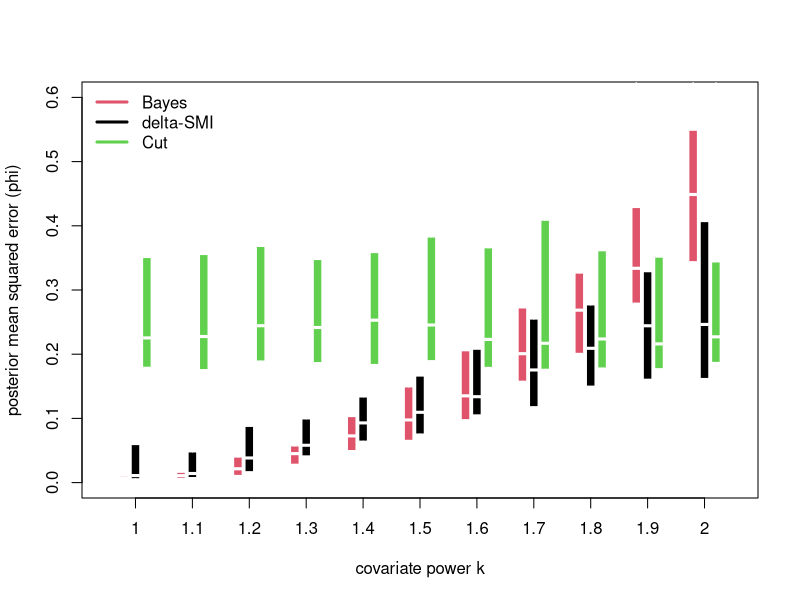
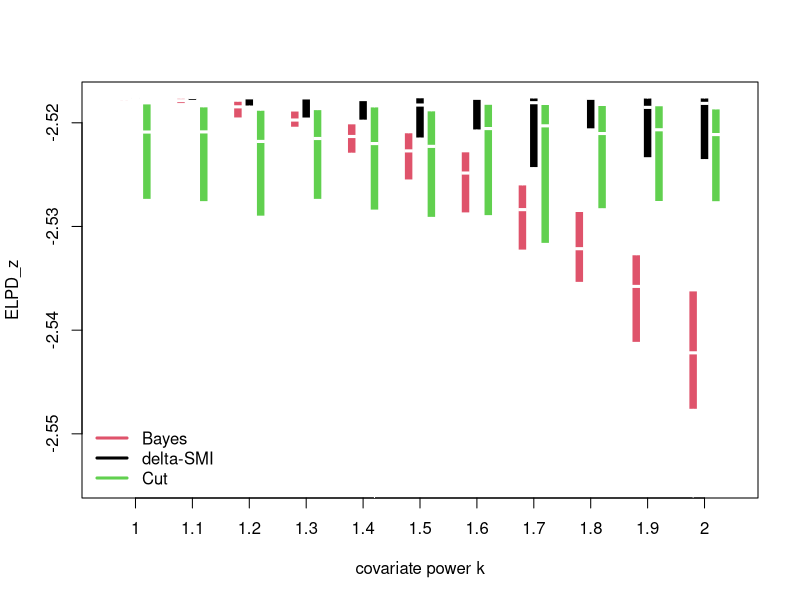
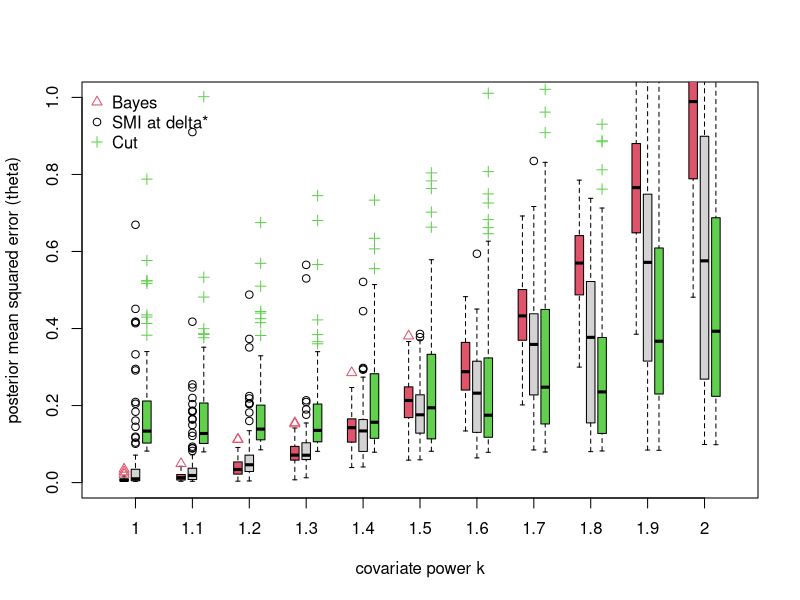
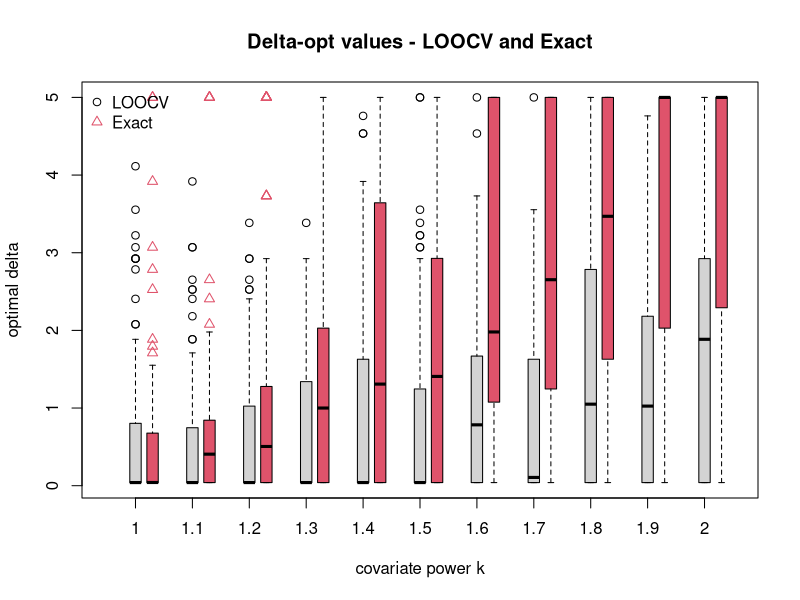

Generate these figures, in order, with R:
#Here is the code to produce figure 4 in section 5.2 of the paper
#"Valid belief updates for prequentially additive loss functions arising in Semi-Modular Inference"
#Geoff K. Nicholls, Jeong Eun Lee, Chieh-Hsi Wu and Chris U. Carmona
#(2022)
#
###################################################################
setwd("~/collab - Kate/delta-SMI-repository")

rm(list=ls())
set.seed(0) 

#true generative model for Y
yim <- function(phi,theta,x,s,n,k=2){
  return(rnorm(n,theta*x^k+phi,s))
}

#ture generative model for Z
zim <- function(phi,s,n){
  return(rnorm(n,phi,s))
}

#simulate values for the covariates in the regression
xim <- function(n, centre, spread) {
  #return(rnorm(n,mean = centre, sd=spread))
  return(runif(n,min=centre-spread,max=centre+spread))
  #n=50; m=n/2; sy=0.5; sz=2#
  #phi_T=0; theta_T=1; X.centre=1; X.spread=1
}

#priors for theta and phi are ~1 improper

#observation model setup and data - covariate values are U(0,2)
n=50; m=n; sy=0.25; sz=3; X.centre=1; X.spread=1#
phi_T=0; theta_T=1; 

#the number of K-values and the list of K-values we consider - this is
#the power of the covariate X in the true generative model - the fitted model
#takes k=1 so linear regression
K.len=11; 
K=seq(from=1,to=2,length.out=K.len)

#the number of reps per k-val - the number of samples in each bar in the boxplot
#each rep is an independent data set and a complete refit of Bayes/Cut/delta-SMI
N.trials=100

#for each k,trial pair we get the MSE and ELPD_z values and store them 
MSE.phi=MSE.theta=MSE.phi.B=MSE.theta.B=MSE.phi.C=MSE.theta.C=delta.opt.loocv=delta.opt.exact=matrix(NA,K.len,N.trials,dimnames = list(K))
ELPDz.excact.chosen=ELPDz.excact.Bayes=ELPDz.excact.Cut=matrix(NA,K.len,N.trials,dimnames = list(K))
  
T.sim=1e3 #the number of samples of each posterior used for example in estimating the posterior mean square errors used to form fig 4 top
v.gam <- 5^seq(from=-2,to=1,length.out=100); #these are the delta values considered - when we find delta^* we chose the one with the largest ELPD_z
n.gam=length(v.gam) #in this setting v.gam[1] should be a decent approx to Bayes and v.gam[n.gam] should give cut (to a decent approx)

#LOOCV or exact ELPD - choose delta-star using LOOCV (feasible in real applications) or compute exact ELPD. Paper uses
#LOOCV to estimate delta and then evaluates success by seeing how well we did on exact elpd (bottom graph fig 4)
USE.LOOCV=TRUE

for(trial in 1:N.trials){
  for (k.ind in 1:K.len) {
    #simulate some new synthetic data
    xobs <- xim(n=n,centre=X.centre, spread=X.spread)
    yobs <- yim(phi=phi_T,theta=theta_T,x=xobs,s=sy,n=n,k=K[k.ind]); 
    zobs <- zim(phi=phi_T,s=sz,m); 
    
    ELPDz=rep(0,n.gam)
    
    #we have the exact posteriors which are normal
    mx=mean(xobs); mxy=mean(xobs*yobs); mxx=mean(xobs^2)
    my=mean(yobs)
    
    rho=(sy^2+v.gam^2)*(m-1)/(sz^2*n)
    #LOOCV on the entries in Z
    for (ii in 1:m) {
      mz=mean(zobs[-ii])
      s.phi=sqrt(rho*sz^2/(m-1))/sqrt(rho+1-mx^2/mxx)
      mu.phi=(rho*mz+my*(1-mx*mxy/(mxx*my)))/(rho+1-mx^2/mxx)
      for (j in 1:n.gam) {ELPDz[j] = ELPDz[j]+dnorm(zobs[ii],mean=mu.phi[j],sd=sqrt(s.phi[j]^2+sz^2),log=T) }
    }
    ELPDz=ELPDz/m
    
    which.delta.loocv=which.max(ELPDz) #if we choose delta based on ELPDz
    delta.star.loocv=v.gam[which.delta.loocv]
    delta.opt.loocv[k.ind,trial]=delta.star.loocv
    
    #OK LOOCV is done so get mean of all data
    mz=mean(zobs)
    
    rho=(sy^2+v.gam^2)*m/(sz^2*n)
    s.thGphY=sy/sqrt(n*mxx)
    s.phi=sqrt(rho*sz^2/m)/sqrt(rho+1-mx^2/mxx)
    mu.phi=(rho*mz+my*(1-mx*mxy/(mxx*my)))/(rho+1-mx^2/mxx)
    s22=s.phi^2+sz^2
    
    ELPDz.exact = -0.5*log(2*pi)-0.5*log(s22)-(0.5/s22)*(sz^2+phi_T^2-2*phi_T*mu.phi+mu.phi^2)
    which.delta.exact=which.max(ELPDz.exact) #if we choose delta based on ELPDz
    delta.star.exact=v.gam[which.delta.exact]
    delta.opt.exact[k.ind,trial]=delta.star.exact
    ELPDz.excact.chosen[k.ind,trial]=ELPDz.exact[which.delta.exact]
    ELPDz.excact.Bayes[k.ind,trial]=ELPDz.exact[1]
    ELPDz.excact.Cut[k.ind,trial]=ELPDz.exact[n.gam]
    
    which.delta.use=ifelse(USE.LOOCV,which.delta.loocv,which.delta.exact)
    
    #SMI simulation using nested monte carlo at delta.star.loocv
    PHI=rnorm(T.sim,mean=mu.phi[which.delta.use],sd=s.phi[which.delta.use]) #we need sampled phi's to sample theta - could calculate theta marginal
    mu.thGphY=(mxy-PHI*mx)/mxx
    THETA=rnorm(T.sim,mean=mu.thGphY,sd=s.thGphY)
    
    #just trusting the limits v.gam[1] and v.gam[n.gam] when delta~0 and delta~inf
    PHI.BAYES=rnorm(T.sim,mean=mu.phi[1],sd=s.phi[1])
    mu.thGphY=(mxy-PHI.BAYES*mx)/mxx
    THETA.BAYES=rnorm(T.sim,mean=mu.thGphY,sd=s.thGphY)
    
    PHI.CUT=rnorm(T.sim,mean=mu.phi[n.gam],sd=s.phi[n.gam])
    mu.thGphY=(mxy-PHI.CUT*mx)/mxx
    THETA.CUT=rnorm(T.sim,mean=mu.thGphY,sd=s.thGphY)
    
    MSE.phi[k.ind,trial]=mean( (PHI-phi_T)^2 )
    MSE.theta[k.ind,trial]=mean( (THETA-theta_T)^2 )
    
    MSE.phi.B[k.ind,trial]=mean( (PHI.BAYES-phi_T)^2 )
    MSE.theta.B[k.ind,trial]=mean( (THETA.BAYES-theta_T)^2 )
    
    MSE.phi.C[k.ind,trial]=mean( (PHI.CUT-phi_T)^2 )
    MSE.theta.C[k.ind,trial]=mean( (THETA.CUT-theta_T)^2 )
    
  }
  print(trial)
}

#Fig 4 top
#pdf(file="PMSE-LOOCV-regression-example.pdf",width=6,height=5)
boxplot(t(MSE.phi),boxwex=0.15,border = par("bg"),ylim=c(0,0.6),col=1,outcol=0,names=as.character(round(K,1)),
        xlab="covariate power k",ylab="posterior mean squared error (phi)")
boxplot(t(MSE.phi.B),boxwex=0.15,border = par("bg"),add=TRUE,names=NULL,col=2,outcol=0,pch=2,axes=FALSE,at=1:K.len-0.2)
boxplot(t(MSE.phi.C),boxwex=0.15,border = par("bg"),add=TRUE,names=NULL,col=3,outcol=0,pch=3,axes=FALSE,at=1:K.len+0.2)
legend("topleft", legend = c("Bayes","delta-SMI","Cut") , 
       col = c(2,1,3) , bty = "n", lwd=c(3,3,3))
#dev.off()

#Fig 4 bottom
#pdf(file="ELPD-EXACT-regression-example.pdf",width=6,height=5)
boxplot(t(ELPDz.excact.chosen),boxwex=0.15,border = par("bg"),col=1,outcol=0,names=as.character(round(K,1)),
        xlab="covariate power k",ylab="ELPD_z")
boxplot(t(ELPDz.excact.Bayes),boxwex=0.15,border = par("bg"),add=TRUE,names=NULL,col=2,outcol=0,pch=2,axes=FALSE,at=1:K.len-0.2)
boxplot(t(ELPDz.excact.Cut),boxwex=0.15,border = par("bg"),add=TRUE,names=NULL,col=3,outcol=0,pch=3,axes=FALSE,at=1:K.len+0.2)
legend("bottomleft", legend = c("Bayes","delta-SMI","Cut") , 
       col = c(2,1,3) , bty = "n", lwd=c(3,3,3))
#dev.off()

#Like fig 4 top but for theta - less interesting than phi as the Y-module is misspecified so not in paper
boxplot(t(MSE.theta),boxwex=0.15,ylim=c(0,1),names=as.character(round(K,1)),
        xlab="covariate power k",ylab="posterior mean squared error (theta)")
boxplot(t(MSE.theta.B),boxwex=0.15,add=TRUE,names=NULL,col=2,outcol=2,pch=2,axes=FALSE,at=1:K.len-0.2)
boxplot(t(MSE.theta.C),boxwex=0.15,add=TRUE,names=NULL,col=3,outcol=3,pch=3,axes=FALSE,at=1:K.len+0.2)
legend("topleft", legend = c("Bayes","SMI at delta*","Cut") , 
       col = c(2,1,3) , bty = "n", pch=c(2,1,3))

#compare the LOOCV estimates of delta* with exact delta-star (well, pretty accurate) - pretty rough
boxplot(t(delta.opt.loocv),boxwex=0.2,pch=1,names=as.character(round(K,1)),main="Delta-opt values - LOOCV and Exact",
        xlab="covariate power k",ylab="optimal delta")
boxplot(t(delta.opt.exact),boxwex=0.2,add=TRUE,names=NULL,col=2,outcol=2,pch=2,axes=FALSE,at=1:K.len+0.3)
legend("topleft", legend = c("LOOCV","Exact") , 
       col = c(1,2) , bty = "n", pch=c(1,2))
#dev.off()

 
